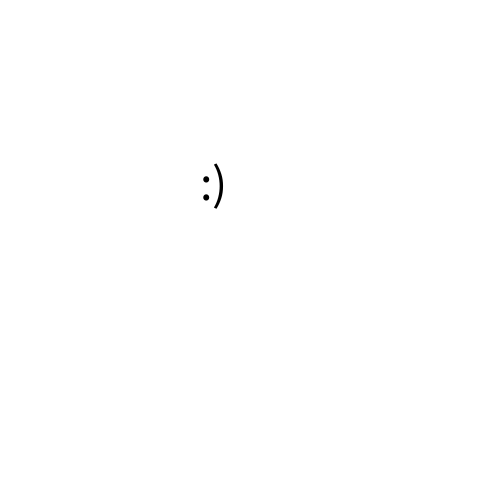
Frame 1 (no input)
Frame 60 (the mouse pressed at the canvas centre just before this capture): identical to frame 1, image omitted
Frame 120 (the mouse held since frame 60 and released just before this capture): identical to frame 1, image omitted

The Processing sketch that drew this single still picture (run headless with seeded random() and noise(); from frame 60 on, the mouse is pressed at the canvas centre):

// Processing sketch: motorSimulation
// ── motorSimulation.pde
//physics

class Motor {
  public float voltage;
  public float torque;
  public float angle;
  public float angularVelocity;
  public float changeAngularVelocity;
  public float current;
  
  public float TORQUE_CONSTANT;
  public float ANGULAR_VELOCITY_CONSTANT;
  public float RESISTANCE;
  public float ROTATIONAL_INERTIA;
  
  public FloatList state;
  
  Motor() {
    this.voltage = 2;
    this.torque = 2;
    this.angle = 0;
    this.angularVelocity = 0;
        
    this.TORQUE_CONSTANT = 4.904;
    this.ANGULAR_VELOCITY_CONSTANT = 5.026; 
    this.RESISTANCE = 1.323;
    this.ROTATIONAL_INERTIA = 6.9;
    
    this.current = this.voltage/this.RESISTANCE;
    this.changeAngularVelocity = (this.TORQUE_CONSTANT*(
      this.voltage-(this.angularVelocity/this.ANGULAR_VELOCITY_CONSTANT))) / 
      (this.RESISTANCE * this.current);
    
    //this.state.append(angle);
    //this.state.append(angularVelocity);
  }
  
  void update(float newVoltage, float timeStep) {
    this.voltage = newVoltage;
    this.changeAngularVelocity = (this.TORQUE_CONSTANT*(
      this.voltage-(this.angularVelocity/this.ANGULAR_VELOCITY_CONSTANT))) / 
      (this.RESISTANCE * this.current);
    this.angle = this.angle + this.angularVelocity * timeStep;
    if (this.angle >= 360) {
      this.angle -= 360;
    }
    this.angularVelocity = this.angularVelocity + this.changeAngularVelocity * timeStep;
  }
  
  void display() {
    println("Angle: " + this.angle);
    println("Angular velocity: " + this.angularVelocity);
  }
}

Motor testMotor = new Motor();
float timeStep = 0.2;

void setup() {
  size(500,500);
  background(255);
}

void draw() {
  background(255,255,255);
  textSize(50);
  fill(0, 0, 0);
  text(":)", 200, 200);
  testMotor.update(3, timeStep);
  testMotor.display();
}

//this.voltage = (this.torque/this.TORQUE_CONSTANT)*this.RESISTANCE +
//  this.angularVelocity/this.ANGULAR_VELOCITY_CONSTANT;
